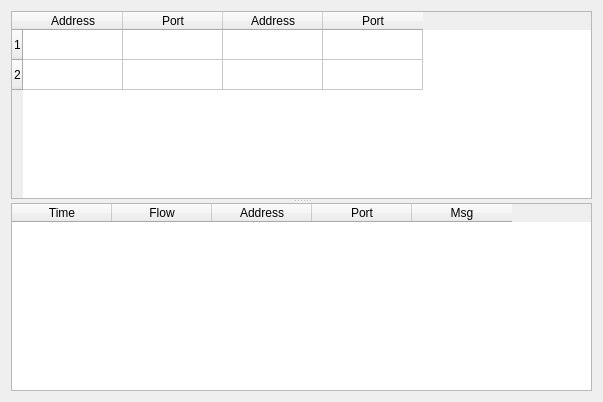
<?xml version="1.0" encoding="UTF-8"?>
<ui version="4.0">
 <class>Data_Log_Form</class>
 <widget class="QWidget" name="Data_Log_Form">
  <property name="geometry">
   <rect>
    <x>0</x>
    <y>0</y>
    <width>603</width>
    <height>402</height>
   </rect>
  </property>
  <property name="windowTitle">
   <string>Form</string>
  </property>
  <layout class="QGridLayout" name="gridLayout">
   <item row="0" column="0">
    <widget class="QSplitter" name="splitter">
     <property name="orientation">
      <enum>Qt::Vertical</enum>
     </property>
     <widget class="QTableWidget" name="tableWidget">
      <property name="sizePolicy">
       <sizepolicy hsizetype="Expanding" vsizetype="Expanding">
        <horstretch>0</horstretch>
        <verstretch>0</verstretch>
       </sizepolicy>
      </property>
      <row>
       <property name="text">
        <string>1</string>
       </property>
      </row>
      <row>
       <property name="text">
        <string>2</string>
       </property>
      </row>
      <column>
       <property name="text">
        <string>Address</string>
       </property>
      </column>
      <column>
       <property name="text">
        <string>Port</string>
       </property>
      </column>
      <column>
       <property name="text">
        <string>Address</string>
       </property>
      </column>
      <column>
       <property name="text">
        <string>Port</string>
       </property>
      </column>
     </widget>
     <widget class="QTableWidget" name="tableWidget_2">
      <attribute name="verticalHeaderStretchLastSection">
       <bool>true</bool>
      </attribute>
      <column>
       <property name="text">
        <string>Time</string>
       </property>
      </column>
      <column>
       <property name="text">
        <string>Flow</string>
       </property>
      </column>
      <column>
       <property name="text">
        <string>Address</string>
       </property>
      </column>
      <column>
       <property name="text">
        <string>Port</string>
       </property>
      </column>
      <column>
       <property name="text">
        <string>Msg</string>
       </property>
      </column>
     </widget>
    </widget>
   </item>
  </layout>
 </widget>
 <resources/>
 <connections/>
</ui>
